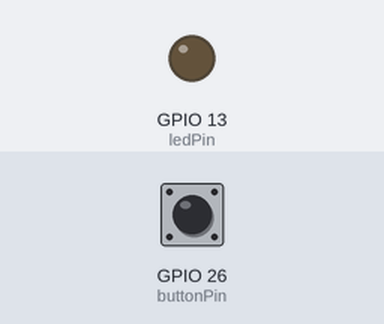
Bench run of a sketch on a simulated ESP32. Parts: output pins drawn as LEDs (lit = HIGH). The test bench sets the inputs (shaded band); at power-on: GPIO 26 (buttonPin) HIGH.

Above: at 1.2 s.
1.3 s: GPIO 26 (buttonPin) pulled LOW for 0.15 s
At 1.37 s:
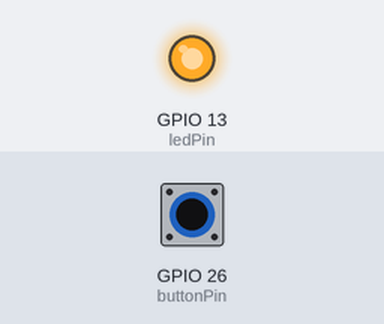
2.9 s: GPIO 26 (buttonPin) pulled LOW for 3.2 s
At 7.1 s:
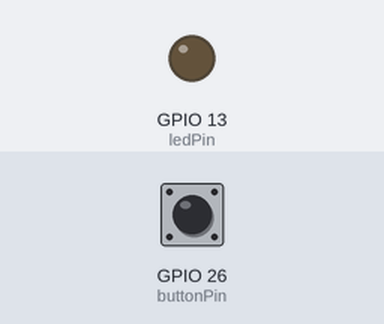
Timing chart, 0 to 8.6 s (numbered marks = the images above; inputs shaded):
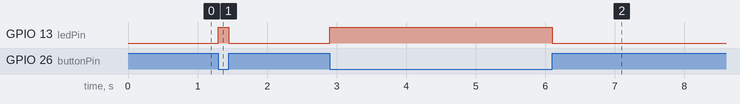

Measured:
- after the input at 1.3 s, GPIO 13 (ledPin): LOW → HIGH at once, → LOW 0.15 s later
- after the input at 2.9 s, GPIO 13 (ledPin): LOW → HIGH at once, → LOW 3.2 s later

The sketch:

button__1_.ino
```cpp
const int buttonPin = 26;     // the number of the pushbutton pin
const int ledPin =  13;      // the number of the LED pin

void setup()
{
  pinMode(ledPin, OUTPUT);        // initialize the LED pin as an output:
  pinMode(buttonPin, INPUT);      // initialize the pushbutton pin as an input:
}

void loop()
{
  // read the state of the pushbutton value:
  int buttonState = digitalRead(buttonPin);

  // check if the pushbutton is pressed.
  // if it is, the buttonState is LOW (inverted logic!):
  if (buttonState == LOW)
  {
    // turn LED on:
    digitalWrite(ledPin, HIGH);
  }
  else
  {
    // turn LED off:
    digitalWrite(ledPin, LOW);
  }
}
```
